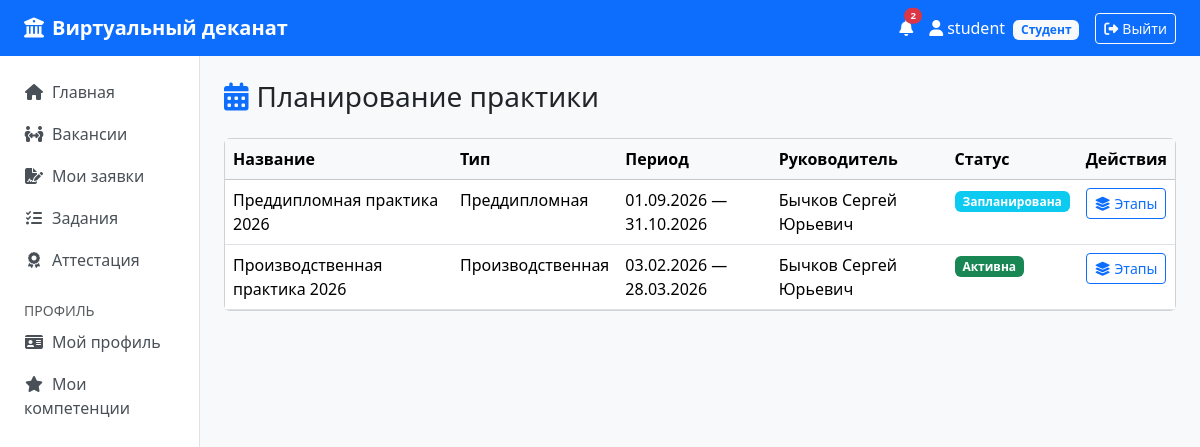
/planning/ (signed in), run on the app's committed database.
### models.py (models this page shows, shortened)
class User(UserMixin, db.Model):
    __tablename__ = "users"
    id        = db.Column(db.Integer, primary_key=True)
    login     = db.Column(db.String(64), unique=True, nullable=False)
    password  = db.Column(db.String(256), nullable=False)
    role      = db.Column(db.String(32), nullable=False)
    is_active = db.Column(db.Boolean, nullable=False, default=True)
    student = db.relationship("Student", backref="user", uselist=False)
    teacher = db.relationship("Teacher", backref="user", uselist=False)
    curator = db.relationship("Curator", backref="user", uselist=False)
    notifications = db.relationship("Notification", backref="user", lazy="dynamic",
                                     order_by="Notification.created_at.desc()")
    @property
    def unread_count(self):
        return self.notifications.filter_by(is_read=False).count()

class Practice(db.Model):
    __tablename__ = "practices"
    id          = db.Column(db.Integer, primary_key=True)
    name        = db.Column(db.String(256), nullable=False)
    type        = db.Column(db.String(100))
    start_date  = db.Column(db.Date, nullable=False)
    end_date    = db.Column(db.Date, nullable=False)
    status      = db.Column(db.String(32), default="planned")
    teacher_id  = db.Column(db.Integer, db.ForeignKey("teachers.id"))
    description = db.Column(db.Text)
    stages    = db.relationship("PracticeStage", backref="practice", cascade="all, delete-orphan",
                                 order_by="PracticeStage.order")
    vacancies = db.relationship("Vacancy", backref="practice")
    tasks     = db.relationship("Task", backref="practice")

class Teacher(db.Model):
    __tablename__ = "teachers"
    id          = db.Column(db.Integer, primary_key=True)
    user_id     = db.Column(db.Integer, db.ForeignKey("users.id"), unique=True)
    last_name   = db.Column(db.String(64), nullable=False)
    first_name  = db.Column(db.String(64), nullable=False)
    middle_name = db.Column(db.String(64))
    position    = db.Column(db.String(100))
    email       = db.Column(db.String(100))
    kafedra_id  = db.Column(db.Integer, db.ForeignKey("kafedras.id"))
    students    = db.relationship("Student", backref="teacher")
    practices   = db.relationship("Practice", backref="teacher")
    @property
    def full_name(self):
        parts = [self.last_name, self.first_name]
        if self.middle_name: parts.append(self.middle_name)
        return " ".join(parts)

### planning/routes.py (the view)
@bp.route("/")
@login_required
def index():
    practices = Practice.query.order_by(Practice.start_date.desc()).all()
    return render_template("planning/index.html", practices=practices)

### templates/planning/index.html (shortened to what this page needs)
{% extends 'base.html' %}
{% block content %}
<div class="d-flex justify-content-between align-items-center mb-4">
  <h3 class="mb-0"><i class="fa-solid fa-calendar-days text-primary me-2"></i>Планирование практики</h3>
</div>
<div class="card"><div class="card-body p-0">
  <table class="table table-hover mb-0"><thead class="table-light"><tr><th>Название</th><th>Тип</th><th>Период</th><th>Руководитель</th><th>Статус</th><th>Действия</th></tr></thead>
    <tbody>{% for p in practices %}<tr>
      <td>{{ p.name }}</td><td>{{ p.type or '—' }}</td>
      <td>{{ p.start_date.strftime('%d.%m.%Y') }} — {{ p.end_date.strftime('%d.%m.%Y') }}</td>
      <td>{{ p.teacher.full_name if p.teacher else '—' }}</td>
      <td>{% if p.status == 'active' %}<span class="badge bg-success">Активна</span>{% elif p.status == 'finished' %}<span class="badge bg-secondary">Завершена</span>{% else %}<span class="badge bg-info">Запланирована</span>{% endif %}</td>
      <td>
        <a href="{{ url_for('planning.stages', pid=p.id) }}" class="btn btn-sm btn-outline-primary"><i class="fa-solid fa-layer-group me-1"></i>Этапы</a>
      </td></tr>{% endfor %}</tbody></table>
</div></div>
{% endblock %}

### templates/base.html (shortened to what this page needs)
<!doctype html>
<html lang="ru">
<head>
  <link rel="stylesheet" href="https://cdn.jsdelivr.net/npm/bootstrap@5.3.3/dist/css/bootstrap.min.css">
  <link rel="stylesheet" href="https://cdnjs.cloudflare.com/ajax/libs/font-awesome/6.5.0/css/all.min.css">
</head>
<body>
{% if current_user.is_authenticated %}
<nav class="navbar navbar-expand-lg navbar-dark bg-primary mb-0">
  <div class="container-fluid px-4">
    <a class="navbar-brand" href="{{ url_for('dashboard.index') }}">
      <i class="fa-solid fa-university me-2"></i>Виртуальный деканат
    </a>
    <div class="ms-auto d-flex align-items-center gap-3">
      <a href="{{ url_for('profile.notifications') }}" class="text-white text-decoration-none position-relative">
        <i class="fa-solid fa-bell"></i>
        {% if current_user.unread_count > 0 %}
        <span class="position-absolute top-0 start-100 translate-middle badge rounded-pill bg-danger" style="font-size:.6rem">
          {{ current_user.unread_count }}
        </span>
        {% endif %}
      </a>
      <a href="{{ url_for('profile.index') }}" class="text-white text-decoration-none">
        <i class="fa-solid fa-user me-1"></i>{{ current_user.login }}
        {% set role_labels = {'student': 'Студент', 'curator': 'Куратор', 'teacher': 'Преподаватель', 'admin': 'Администратор'} %}
        <span class="badge bg-light text-primary role-badge ms-1">{{ role_labels.get(current_user.role, current_user.role) }}</span>
      </a>
      <a href="{{ url_for('auth.logout') }}" class="btn btn-outline-light btn-sm">
        <i class="fa-solid fa-right-from-bracket me-1"></i>Выйти
      </a>
    </div>
  </div>
</nav>
<div class="container-fluid">
  <div class="row">
    <nav class="col-md-2 bg-white sidebar border-end py-3 px-2">
      <ul class="nav flex-column">
        <li class="nav-item"><a class="nav-link" href="{{ url_for('dashboard.index') }}"><i class="fa-solid fa-house me-2"></i>Главная</a></li>
        <li class="nav-item"><a class="nav-link" href="{{ url_for('distribution.index') }}"><i class="fa-solid fa-people-arrows me-2"></i>Вакансии</a></li>
        {% if current_user.role == 'student' %}
        <li class="nav-item"><a class="nav-link" href="{{ url_for('distribution.my_applications') }}"><i class="fa-solid fa-file-signature me-2"></i>Мои заявки</a></li>
        {% endif %}
        <li class="nav-item"><a class="nav-link" href="{{ url_for('execution.index') }}"><i class="fa-solid fa-list-check me-2"></i>Задания</a></li>
        <li class="nav-item"><a class="nav-link" href="{{ url_for('attestation.index') }}"><i class="fa-solid fa-award me-2"></i>Аттестация</a></li>
        <li class="nav-item mt-3"><small class="text-muted px-3">ПРОФИЛЬ</small></li>
        <li class="nav-item"><a class="nav-link" href="{{ url_for('profile.index') }}"><i class="fa-solid fa-id-card me-2"></i>Мой профиль</a></li>
        {% if current_user.role == 'student' %}
        <li class="nav-item"><a class="nav-link" href="{{ url_for('profile.competencies') }}"><i class="fa-solid fa-star me-2"></i>Мои компетенции</a></li>
        {% endif %}
      </ul>
    </nav>
    <main class="col-md-10 py-4 px-4">
      {% block content %}{% endblock %}
    </main>
  </div>
</div>
{% endif %}
</body>
</html>

### templates/base.html (style rules this page uses)
body { background-color: #f8f9fa; }
.navbar-brand { font-weight: 600; }
.role-badge { font-size: .75rem; }
.sidebar { min-height: calc(100vh - 72px); }
.sidebar .nav-link { color: #495057; border-radius: .375rem; margin-bottom: 2px; }
.sidebar .nav-link i { width: 20px; text-align: center; }

### data on the page
User: login "student", get "Студент"
Practice: name "Преддипломная практика 2026", type "Преддипломная", start_date "01.09.2026", end_date "31.10.2026", teacher "Бычков Сергей Юрьевич", status "Запланирована"
Practice: name "Производственная практика 2026", type "Производственная", start_date "03.02.2026", end_date "28.03.2026", teacher "Бычков Сергей Юрьевич", status "Активна"

### other printed values
{{ current_user.unread_count }} "2"
